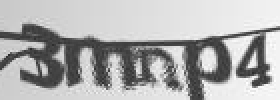
#> input picture une-crawler/img.png, 140 x 50 px (shown 2 times larger)
$ jupyter execute solverCaptcha.ipynb
#> lines starting #> are read from the running program, lines starting #| are printed output that depends on the picture; after the words box and inside, x2 and y2 are one past the last pixel; in counts of white or black regions, pixels touching at a corner belong together
[cell 1]
import cv2

[cell 2]
img = cv2.imread("img.png", 0)
#> img is the input picture: shape (50, 140); min 43, max 255, mean 174.9
cv2.imwrite("imgp&b.png", img)
#> Out = True

[cell 3]
pix = img
m = img.shape[1]
#> m = 140
n = img.shape[0]
#> n = 50

[cell 4]
pix[0][119]
#> Out = 236

[cell 5]
c1 = img[0:50, 0:30]
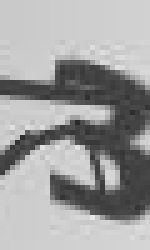
#> c1: shape (50, 30) (shown 5 times larger); min 43, max 231, mean 158.8
cv2.imwrite("cc.png", c1)
#> Out = True

[cell 6]
c2 = img[0:50, 25:55]
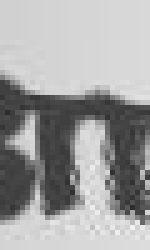
#> c2: shape (50, 30) (shown 5 times larger); min 45, max 242, mean 161.2
cv2.imwrite("cc.png", c2)
#> Out = True

[cell 7]
c3 = img[0:50, 50:80]
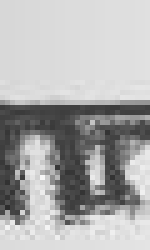
#> c3: shape (50, 30) (shown 5 times larger); min 45, max 247, mean 173.8
cv2.imwrite("cc.png", c3)
#> Out = True

[cell 8]
c4 = img[0:50, 70:100]
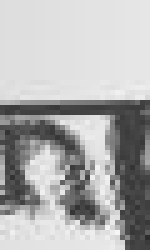
#> c4: shape (50, 30) (shown 5 times larger); min 44, max 245, mean 176
cv2.imwrite("cc.png", c4)
#> Out = True

[cell 9]
c5 = img[0:50, 90:120]
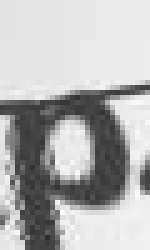
#> c5: shape (50, 30) (shown 5 times larger); min 44, max 250, mean 179.6
cv2.imwrite("cc.png", c5)
#> Out = True

[cell 10]
c5 = img[0:50, 75:100]
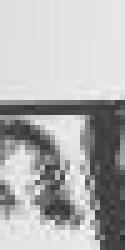
#> c5: shape (50, 25) (shown 5 times larger); min 44, max 245, mean 177.6
cv2.imwrite("cc.png", c4)
#> Out = True

[cell 11]
img = cv2.imread("img.png", 0)
pix = img
for y in range(m):
    for x in range(n):

         if pix[x][y] >= 150:
            print(pix[x][y])
            pix[x][y] = 255
         else:
             pix[x][y] = 0
#> this loop made 140 passes
#> (printed output is left out)
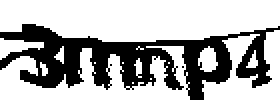
#> pix: shape (50, 140) (shown 2 times larger); 68.4% white; 3 black regions (2 under 20 px), largest, box (x1, y1, x2, y2) and area: (0, 12, 140, 50) 2213

cv2.imwrite("test.png", pix)
#> Out = True
